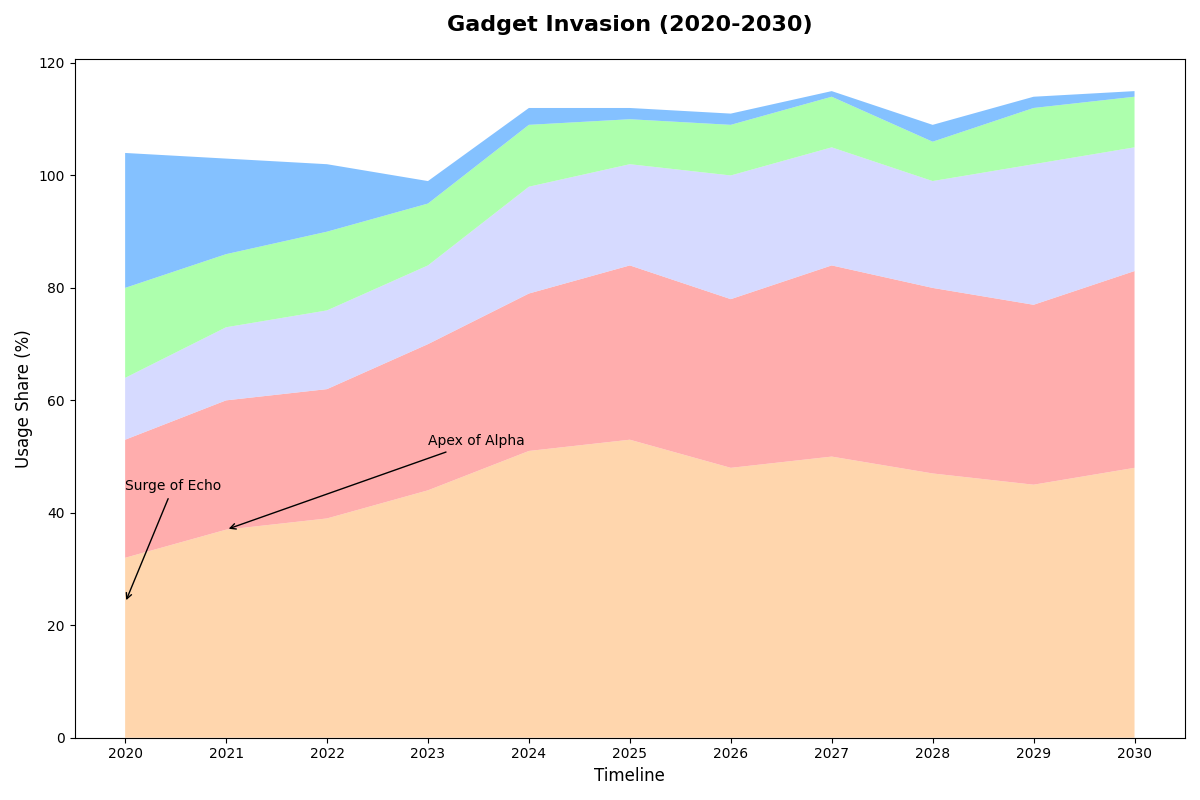

This figure's Python source:
import numpy as np
import matplotlib.pyplot as plt

years = np.arange(2020, 2031)
brand_a = np.array([32, 37, 39, 44, 51, 53, 48, 50, 47, 45, 48])  # Manually altered values
brand_b = np.array([21, 23, 23, 26, 28, 31, 30, 34, 33, 32, 35])  # Manually altered values
brand_c = np.array([11, 13, 14, 14, 19, 18, 22, 21, 19, 25, 22])  # Manually altered values
brand_d = np.array([16, 13, 14, 11, 11, 8, 9, 9, 7, 10, 9])       # Manually altered values
brand_e = np.array([24, 17, 12, 4, 3, 2, 2, 1, 3, 2, 1])         # Manually altered values

data = np.vstack([brand_a, brand_b, brand_c, brand_d, brand_e])

fig, ax = plt.subplots(figsize=(12, 8))

# Shuffled colors to assign to the data groups
ax.stackplot(years, data, colors=['#FFCC99', '#FF9999', '#CCD1FF', '#99FF99', '#66B2FF'], alpha=0.8)

ax.set_title('Gadget Invasion (2020-2030)', fontsize=16, fontweight='bold', pad=20)
ax.set_xlabel('Timeline', fontsize=12)
ax.set_ylabel('Usage Share (%)', fontsize=12)
ax.set_xticks(years)
ax.set_xticklabels(years)

ax.annotate('Apex of Alpha', xy=(2021, 37), xytext=(2023, 52),
             arrowprops=dict(facecolor='black', arrowstyle='->'), fontsize=10, color='black')
ax.annotate('Surge of Echo', xy=(2020, 24), xytext=(2020, 44),
             arrowprops=dict(facecolor='black', arrowstyle='->'), fontsize=10, color='black')

plt.tight_layout()
plt.show()
